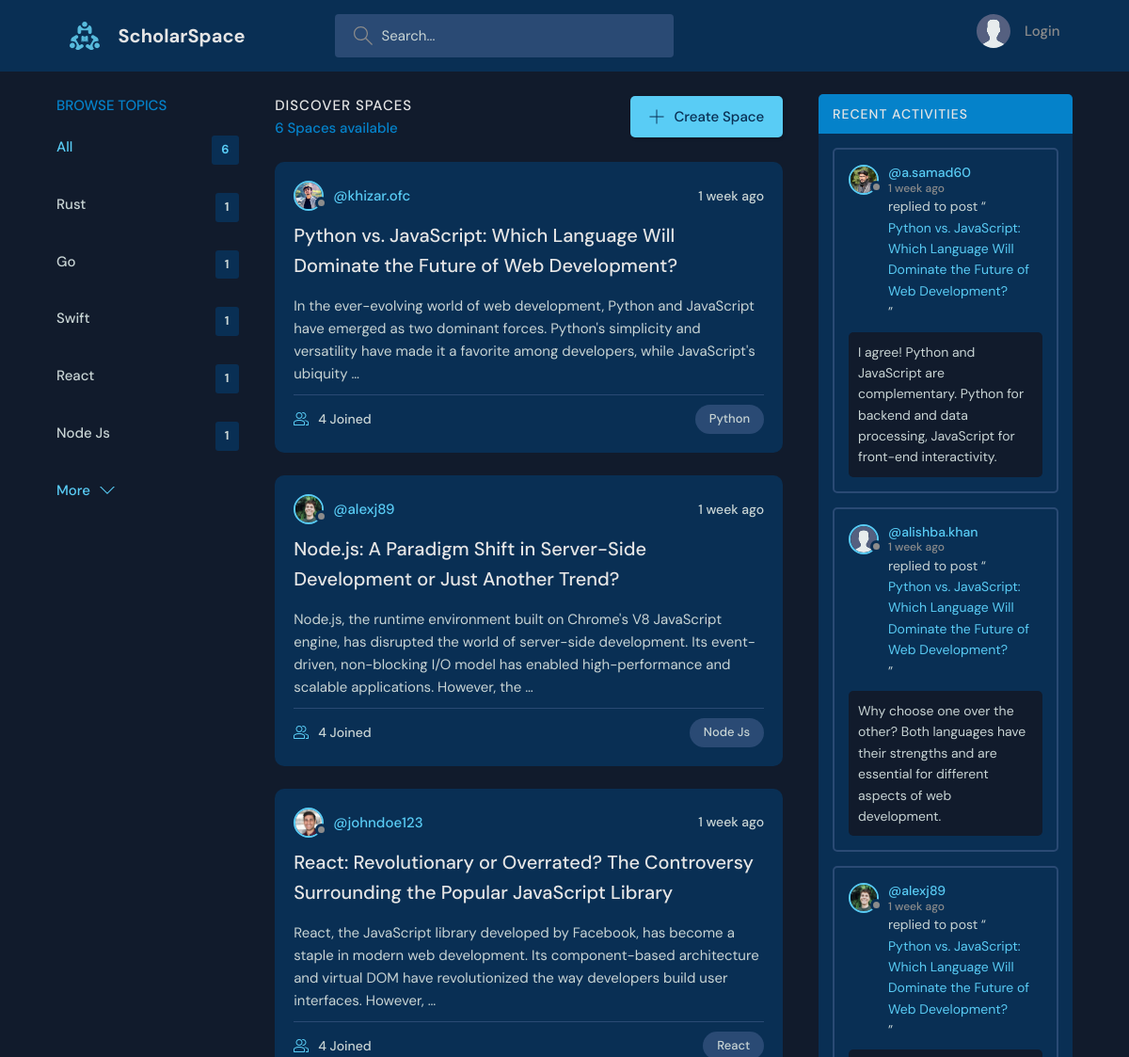
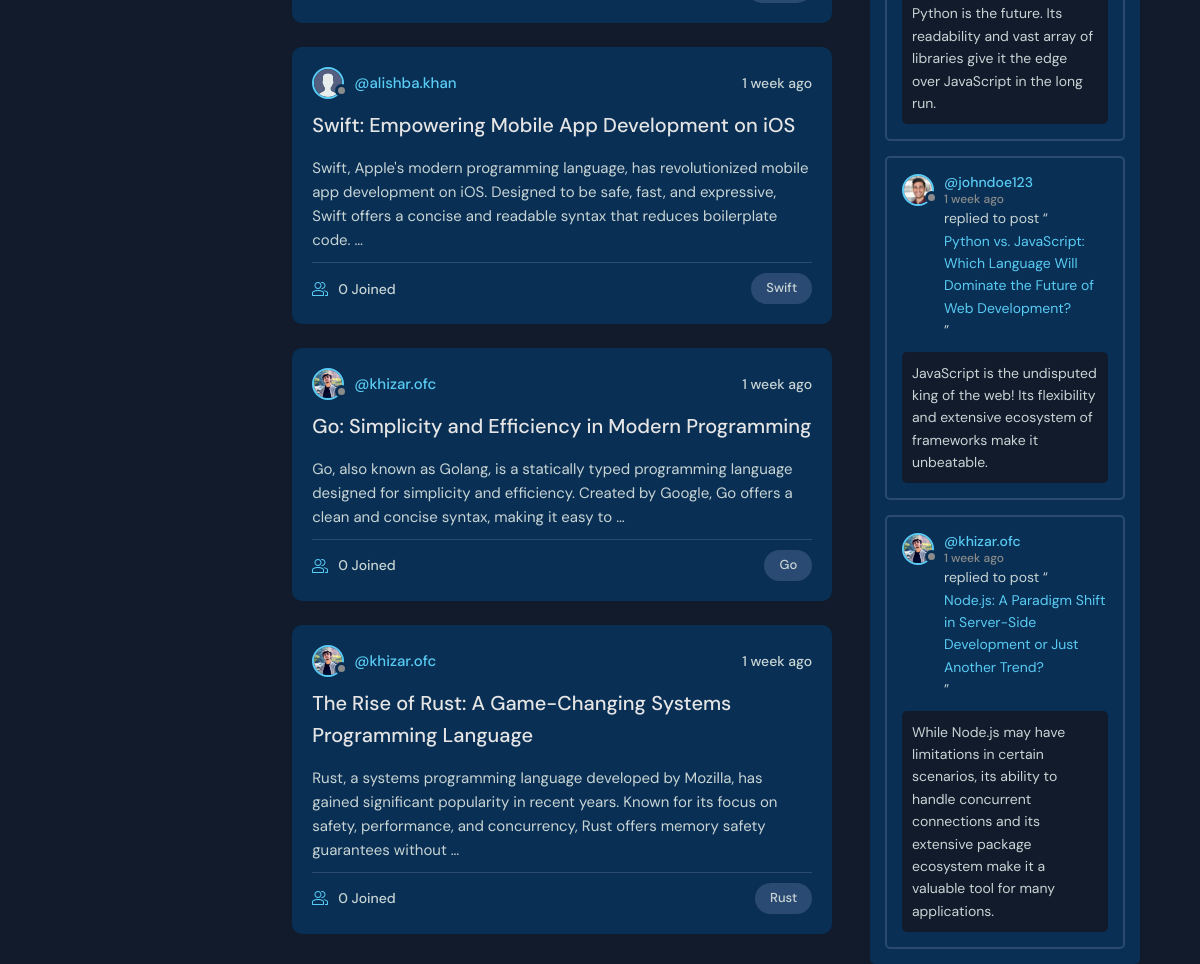
The page / on the database its author committed (2 pictures, top to bottom).
### base/models.py (models this page shows, shortened)
class Topic(models.Model):
    name = models.CharField(max_length=200)

class Room(models.Model):
    host = models.ForeignKey(User, on_delete=models.SET_NULL, null=True)
    topic = models.ForeignKey(Topic, on_delete=models.SET_NULL, null=True)
    name = models.CharField(max_length=200)
    description = models.TextField(blank=True, null=True)
    participants = models.ManyToManyField(
        User, related_name="participants", blank=True)
    updated = models.DateTimeField(auto_now=True)
    created = models.DateTimeField(auto_now_add=True)
    class Meta:
        ordering = ["-updated", "-created"]
    def __str__(self):
        return str(self.name)

class User(AbstractUser):
    name = models.CharField(max_length=200, null=True)
    email = models.CharField(max_length=200, null=True, unique=True)
    bio = models.TextField(null=True, blank=True)
    avatar = models.ImageField(null=True, default="avatar.svg")
    USERNAME_FIELD = "email"
    REQUIRED_FIELDS = [""]

class Message(models.Model):
    user = models.ForeignKey(User, on_delete=models.CASCADE)
    room = models.ForeignKey(Room, on_delete=models.CASCADE)
    body = models.TextField()
    updated = models.DateTimeField(auto_now=True)
    created = models.DateTimeField(auto_now_add=True)
    class Meta:
        ordering = ["-updated", "-created"]

### base/views.py (the view)
# urls.py: path('', views.home, name="home"),
def home(request):
    q = request.GET.get("q") if request.GET.get("q") != None else ""
    rooms = Room.objects.filter(
        Q(topic__name__icontains=q) |
        Q(name__icontains=q) |
        Q(description__icontains=q)
    )
    room_count = rooms.count()
    topics = Topic.objects.all()[0:5]
    topics_count = Topic.objects.all().count()
    room_messages = Message.objects.filter(Q(room__topic__name__icontains=q))
    context = {"rooms": rooms, "topics": topics,
               "room_count": room_count, "room_messages": room_messages, "topics_count": topics_count}
    return render(request, "base/home.html", context)

### base/templates/base/home.html (shortened to what this page needs)
{% extends 'main.html' %} {% block content %}
<main class="layout layout--3">
  <div class="container">
    {% include 'base/topics_component.html' %}
    <div class="roomList">
      <div class="roomList__header">
        <div>
          <h2>Discover Spaces</h2>
          <p>{{ room_count }} Spaces available</p>
        </div>
        <a class="btn btn--main" href="{% url 'create-room' %}">
          <svg
            version="1.1"
            xmlns="http://www.w3.org/2000/svg"
            width="32"
            height="32"
            viewBox="0 0 32 32"
          >
            <title>add</title>
            <path
              d="M16.943 0.943h-1.885v14.115h-14.115v1.885h14.115v14.115h1.885v-14.115h14.115v-1.885h-14.115v-14.115z"
            ></path>
          </svg>
          Create Space
        </a>
      </div>
      {% include 'base/feed_component.html' %}
    </div>
    {% include 'base/activity_component.html' %}
  </div>
</main>
{% endblock %}

### base/templates/base/topics_component.html
<div class="topics">
  <div class="topics__header">
    <h2>Browse Topics</h2>
  </div>
  <ul class="topics__list">
    <li>
      <a href="{% url 'home' %}" class="active"
        >All <span>{{ topics_count }}</span></a
      >
    </li>
    {% for topic in topics   %}
    <li>
      <a href="{% url 'home' %}?q={{ topic.name }}"
        >{{ topic.name }} <span>{{ topic.room_set.all.count }}</span></a
      >
    </li>
    {% endfor %}
  </ul>
  <a class="btn btn--link" href="{% url 'topics' %}">
    More
    <svg
      version="1.1"
      xmlns="http://www.w3.org/2000/svg"
      width="32"
      height="32"
      viewBox="0 0 32 32"
    >
      <title>chevron-down</title>
      <path d="M16 21l-13-13h-3l16 16 16-16h-3l-13 13z"></path>
    </svg>
  </a>
</div>

### base/templates/base/feed_component.html (shortened to what this page needs)
{% for room in rooms %}
<div class="roomListRoom">
  <div class="roomListRoom__header">
    <a
      href="{% url 'user-profile' room.host.id %}"
      class="roomListRoom__author"
    >
      <div class="avatar avatar--small">
        <img src="{{ room.host.avatar.url }}" />
      </div>
      <span>@{{ room.host.username }}</span>
    </a>
    <div class="roomListRoom__actions">
      <span>{{ room.created|timesince }} ago</span>
    </div>
  </div>
  <div class="roomListRoom__content">
    <a href="{% url 'room' room.id %}">{{ room.name }}</a>
    <p>{{ room.description|truncatewords:30 }}</p>
  </div>
  <div class="roomListRoom__meta">
    <a href="{% url 'room' room.id %}" class="roomListRoom__joined">
      {{ room.participants.all.count }} Joined
    </a>
    <p class="roomListRoom__topic">{{ room.topic.name }}</p>
  </div>
</div>
{% endfor %}

### base/templates/base/activity_component.html (shortened to what this page needs)
<div class="activities">
  <div class="activities__header">
    <h2>Recent Activities</h2>
  </div>
  {% for message in room_messages|slice:":5" %}
  <div class="activities__box">
    <div class="activities__boxHeader roomListRoom__header">
      <a
        href="{% url 'user-profile' message.user.id %}"
        class="roomListRoom__author"
      >
        <div class="avatar avatar--small">
          <img src="{{ message.user.avatar.url }}" />
        </div>
        <p>
          @{{ message.user.username }}
          <span>{{ message.created|timesince }} ago</span>
        </p>
      </a>
    </div>
    <div class="activities__boxContent">
      <p>
        replied to post “<a href="{% url 'room' message.room.id %}"
          >{{ message.room }}</a
        >”
      </p>
      <div class="activities__boxRoomContent">{{ message.body }}</div>
    </div>
  </div>
  {% endfor %}
</div>

### rows shown on the page
Topic: name "Rust", room_set.all.count "1"
Topic: name "Go", room_set.all.count "1"
Topic: name "Swift", room_set.all.count "1"
Topic: name "React", room_set.all.count "1"
Topic: name "Node Js", room_set.all.count "1"
Room: host.avatar (picture), host.username "khizar.ofc", created "1 week", name "Python vs. JavaScript: Which Language Will Dominate the Future of Web Development?", description "In the ever-evolving world of web development, Python and JavaScript have emerged as two dominant forces. Python's simplicity and versatility have made it a favorite among developers, while JavaScript's ubiquity …", participants.all.count "4", topic.name "Python"
Room: host.avatar (picture), host.username "alexj89", created "1 week", name "Node.js: A Paradigm Shift in Server-Side Development or Just Another Trend?", description "Node.js, the runtime environment built on Chrome's V8 JavaScript engine, has disrupted the world of server-side development. Its event-driven, non-blocking I/O model has enabled high-performance and scalable applications. However, the …", participants.all.count "4", topic.name "Node Js"
Room: host.avatar (picture), host.username "johndoe123", created "1 week", name "React: Revolutionary or Overrated? The Controversy Surrounding the Popular JavaScript Library", description "React, the JavaScript library developed by Facebook, has become a staple in modern web development. Its component-based architecture and virtual DOM have revolutionized the way developers build user interfaces. However, …", participants.all.count "4", topic.name "React"
Room: host.avatar (placeholder picture), host.username "alishba.khan", created "1 week", name "Swift: Empowering Mobile App Development on iOS", description "Swift, Apple's modern programming language, has revolutionized mobile app development on iOS. Designed to be safe, fast, and expressive, Swift offers a concise and readable syntax that reduces boilerplate code. …", participants.all.count "0", topic.name "Swift"
Room: host.avatar (picture), host.username "khizar.ofc", created "1 week", name "Go: Simplicity and Efficiency in Modern Programming", description "Go, also known as Golang, is a statically typed programming language designed for simplicity and efficiency. Created by Google, Go offers a clean and concise syntax, making it easy to …", participants.all.count "0", topic.name "Go"
Room: host.avatar (picture), host.username "khizar.ofc", created "1 week", name "The Rise of Rust: A Game-Changing Systems Programming Language", description "Rust, a systems programming language developed by Mozilla, has gained significant popularity in recent years. Known for its focus on safety, performance, and concurrency, Rust offers memory safety guarantees without …", participants.all.count "0", topic.name "Rust"
Message: user.avatar (picture), user.username "a.samad60", created "1 week", room "Python vs. JavaScript: Which Language Will Dominate the Future of Web Development?", body "I agree! Python and JavaScript are complementary. Python for backend and data processing, JavaScript for front-end interactivity."
Message: user.avatar (placeholder picture), user.username "alishba.khan", created "1 week", room "Python vs. JavaScript: Which Language Will Dominate the Future of Web Development?", body "Why choose one over the other? Both languages have their strengths and are essential for different aspects of web development."
Message: user.avatar (picture), user.username "alexj89", created "1 week", room "Python vs. JavaScript: Which Language Will Dominate the Future of Web Development?", body "Python is the future. Its readability and vast array of libraries give it the edge over JavaScript in the long run."
Message: user.avatar (picture), user.username "johndoe123", created "1 week", room "Python vs. JavaScript: Which Language Will Dominate the Future of Web Development?", body "JavaScript is the undisputed king of the web! Its flexibility and extensive ecosystem of frameworks make it unbeatable."
Message: user.avatar (picture), user.username "khizar.ofc", created "1 week", room "Node.js: A Paradigm Shift in Server-Side Development or Just Another Trend?", body "While Node.js may have limitations in certain scenarios, its ability to handle concurrent connections and its extensive package ecosystem make it a valuable tool for many applications."

### other values the page prints
{{ topics_count }} "6"
{{ room_count }} "6"
